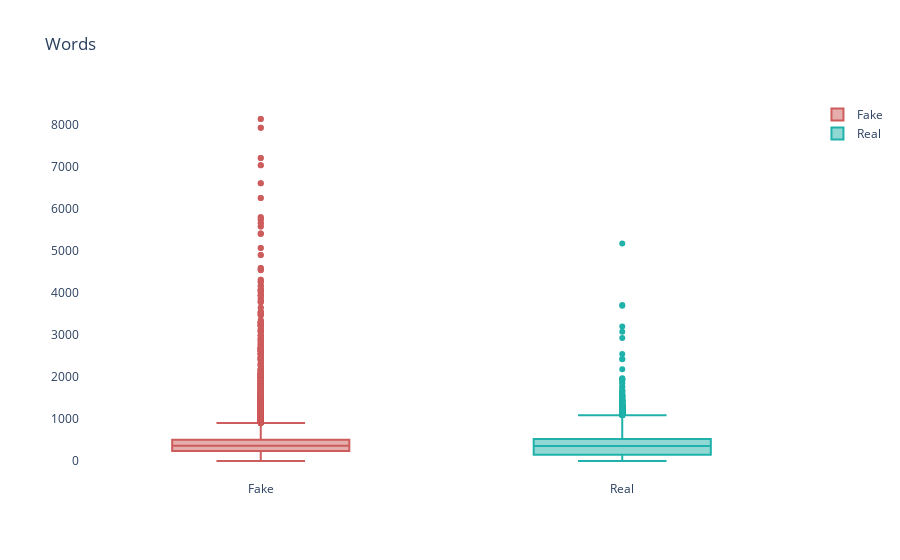

Notebook code for this chart:
### Code cell
configure_plotly_browser_state()
fig = go.Figure()
fig.add_trace(go.Box(y=list(fake_data['len']), name='Fake',
                marker_color = 'indianred'))
fig.add_trace(go.Box(y=list(true_data['len']), name = 'Real',
                marker_color = 'lightseagreen'))

fig.update_layout({
        'plot_bgcolor': 'rgba(0, 0, 0, 0)',
        'paper_bgcolor': 'rgba(0, 0, 0, 0)',
        'title': 'Words',
})
fig.show()

### Figure 1 — Plotly figure (JSON) as saved in the notebook; plotly's stock layout.template omitted (floating-point values rounded to 4 significant figures; data arrays with more than 128 entries replaced by an {"elided": "..."} marker saying what was removed)
{"data": [{"marker": {"color": "indianred"}, "name": "Fake", "type": "box", "y": {"elided": "23481 int values"}}, {"marker": {"color": "lightseagreen"}, "name": "Real", "type": "box", "y": {"elided": "21417 int values"}}], "layout": {"paper_bgcolor": "rgba(0, 0, 0, 0)", "plot_bgcolor": "rgba(0, 0, 0, 0)", "title": {"text": "Words"}}}
